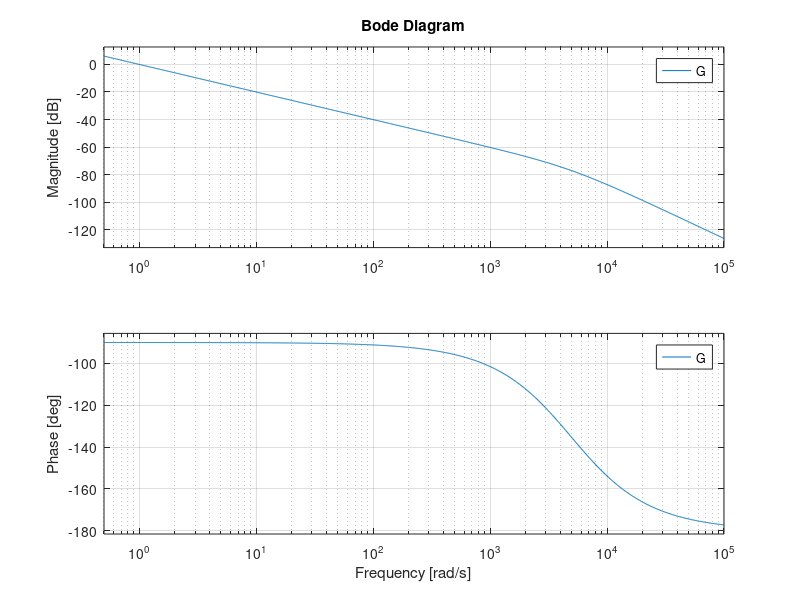

The MATLAB source for this figure:
W = 1;
D = 1;
e_max = 0.1;


beta = 1;
J0 = 1.7e-4;
Ji =    [1e-5     7e-5    9e-6    2e-6];
phi =   [-0.04   2.9     2.8     -2.6];
J = @(x) J0 + Ji(1) * cos(x + phi(1))+ Ji(2) * cos(2*x + phi(2))+ Ji(3) * cos(3*x + phi(3))+ Ji(4) * cos(4*x + phi(4));
Jdot = @(x) -(Ji(1) * sin(x + phi(1))+ Ji(2) * 2 * sin(2*x + phi(2))+ Ji(3) * 3 * sin(3*x + phi(3))+ Ji(4) * 4 * sin(4*x + phi(4)));
% x1 = theta, x2 = omega, u = Cm
% xdot = [ x2; (u - beta * x2) / J(x1) ] = f(x, u)
% y = x1 = h(x,u)

omega_e = 0;
theta_e = pi / 3;
u_e = 0; % beta * x2 = beta * omega_e = 0
x_e = [theta_e; omega_e];

%In questo caso A_e = [0 1; 0 -1/J(theta_e)]
A_e = [0 1; -(J(theta_e))^-2 * Jdot(theta_e) * (u_e - beta * omega_e)   -beta/J(theta_e)];
B_e = [0; 1/J(theta_e)];
C = [1 0];
D = 0;

modello = ss(A_e, B_e, C, D);
G = tf(modello);

figure(1);
bode(G, {0.5 1e5});

%animation(-1.5*pi:0.1:pi/2, 2);




function [] = animation(thetas, figure_n)
    wheel_center = [0 2];
    wheel_r = 0.6;
    vbarL_bottom = [2.4 0];
    vbarR_bottom = [4.4 0];
    vbar_length = 2;
    bar_length = 2.4;
    bar_c = [2 0];

    % circle: y^2 + (x-2)^2 = 4
    figure(figure_n);

    for i=1:length(thetas)
        clf(figure_n);
        grid on;
        axis([-1 6 0 4]);
        axis equal;
        theta = thetas(i);
        pin1 = wheel_center + wheel_r * [cos(theta), sin(theta)];
        [cx, cy] = findPointOnCircle(pin1, bar_length, bar_c, vbar_length);
        hbar_left = [cx cy];
        vbarL_top = hbar_left + [bar_length-vbar_length 0];
        vbarR_top = hbar_left + [bar_length 0];

        viscircles(wheel_center, wheel_r);
        %viscircles(bar_c, vbar_length);
        line([pin1(1) hbar_left(1)], [pin1(2) hbar_left(2)]);
        line([hbar_left(1) vbarR_top(1)], [hbar_left(2) vbarR_top(2)]);
        line([vbarL_top(1) vbarL_bottom(1)], [vbarL_top(2) vbarL_bottom(2)]);
        line([vbarR_top(1) vbarR_bottom(1)], [vbarR_top(2) vbarR_bottom(2)]);

        pause(0.1);
    end  
end



function [x_c, y_c] = findPointOnCircle(P, D, center, radius)
    [x_out, y_out] = circcirc(P(1), P(2), D, center(1), center(2), radius);
    x_c = x_out(1);
    y_c = y_out(1);
end


